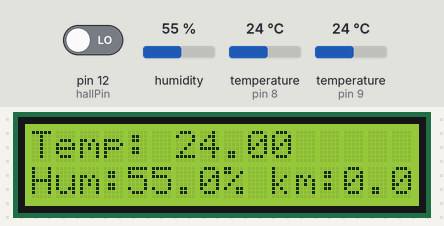
A sketch run on a simulated Arduino Uno, built with avr-gcc and run on an emulated ATmega328P. Shown: 16×2 character LCD. The inputs (shaded band) are chosen by the test bench; at power-on: humidity 55 %, temperature (sensors on pin 8, pin 9) 24 °C, pin 12 (hallPin) LOW.

Above: at 2.4 s.
2.5 s: humidity set to 22 %
At 4.7 s:
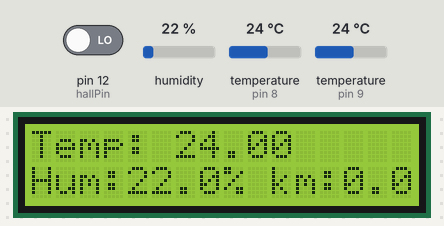
5.2 s: temperature (sensor on pin 8) set to 12 °C
At 6.2 s:
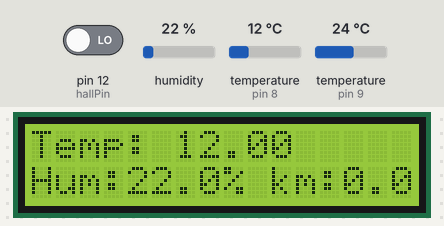
7.1 s: humidity set to 40 %
At 10.6 s:
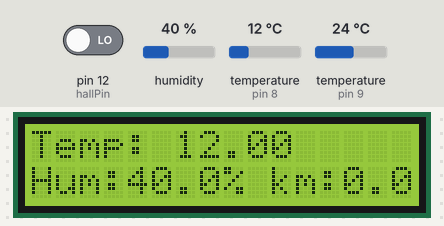
10.9 s: temperature (sensor on pin 8) set to 19 °C
At 12.1 s:
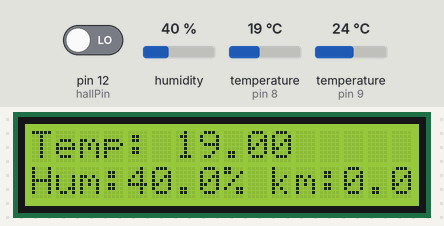
12.8 s: humidity set to 68 %
At 16.4 s:
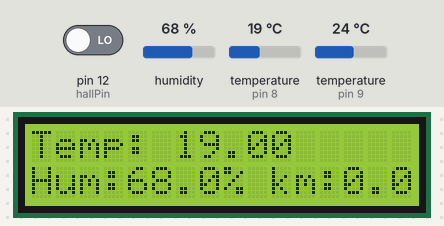
16.7 s: temperature (sensor on pin 8) set to 28 °C
At 18.0 s:
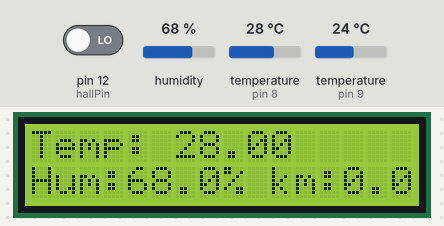
Timing chart, 0 to 19.6 s (numbered marks = the images above; inputs shaded):
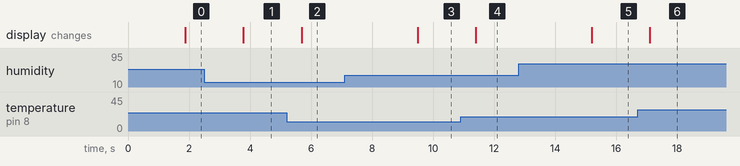

Measured:
- after the input at 2.5 s, the display: changes after 1.3 s (image 1)
- after the input at 5.2 s, the display: changes after 0.49 s (image 2)
- after the input at 7.1 s, the display: changes after 2.4 s (image 3)
- after the input at 10.9 s, the display: changes after 0.50 s (image 4)
- after the input at 12.8 s, the display: changes after 2.4 s (image 5)
- after the input at 16.7 s, the display: changes after 0.41 s (image 6)

The sketch:

WeatherStation.ino
```cpp
//Include libraries
#include <OneWire.h>
#include <DallasTemperature.h>
#include <LiquidCrystal.h>
#include <dht.h>


// Data wire is plugged into pin 2 on the Arduino
#define ONE_WIRE_BUS 8
// Setup a oneWire instance to communicate with any OneWire devices (not just Maxim/Dallas temperature ICs)
OneWire oneWire(ONE_WIRE_BUS);
// Pass our oneWire reference to Dallas Temperature.
DallasTemperature sensors(&oneWire);

LiquidCrystal lcd(1, 2, 4, 5, 6, 7);

dht DHT;

#define DHT11_PIN 9

const int hallPin=12;
const unsigned long sampleTime=1000;
const int maxRPM = 10200;

void setup(void)
{
  sensors.begin();
  lcd.begin(16,2);
  pinMode(hallPin,INPUT);
}

void loop(void)
{
  int rpm=getRPM();
  int chk = DHT.read11(DHT11_PIN);
  // Send the command to get temperatures
  sensors.requestTemperatures();
  //Serial.print("Temperature is: ");
  //Serial.println(sensors.getTempCByIndex(0));

  //Update value every 1 sec.
  delay(10);
  lcd.setCursor(0, 0);
  lcd.print("Temp:");
  lcd.setCursor(6, 0);
  lcd.print(sensors.getTempCByIndex(0));
  lcd.setCursor(0, 1);
  lcd.print("Hum:");
  lcd.setCursor(4, 1);
  lcd.print(DHT.humidity);
  lcd.setCursor(8, 1);
  lcd.print("%");
  lcd.setCursor(10, 1);
  lcd.print("km:");
  lcd.setCursor(13, 1);
  lcd.print(10 * rpm * 0.001885);
  delay(100);
}

int getRPM()
{
  // sample for sampleTime in millisecs
  int kount=0;
  boolean kflag=LOW;
  unsigned long currentTime=0;
  unsigned long startTime=millis();
  while (currentTime<=sampleTime)
  {
    if (digitalRead(hallPin)==HIGH)
    {
      kflag=HIGH;
    }
    if (digitalRead(hallPin)==LOW && kflag==HIGH)
    {
      kount++;
      kflag=LOW;
    }
    currentTime=millis()-startTime;
  }
  int kount2rpm = int(60000./float(sampleTime))*kount;
  //int rpm2km = int(1 * kount2rpm * 0.001885);
  return kount2rpm;
}
```
